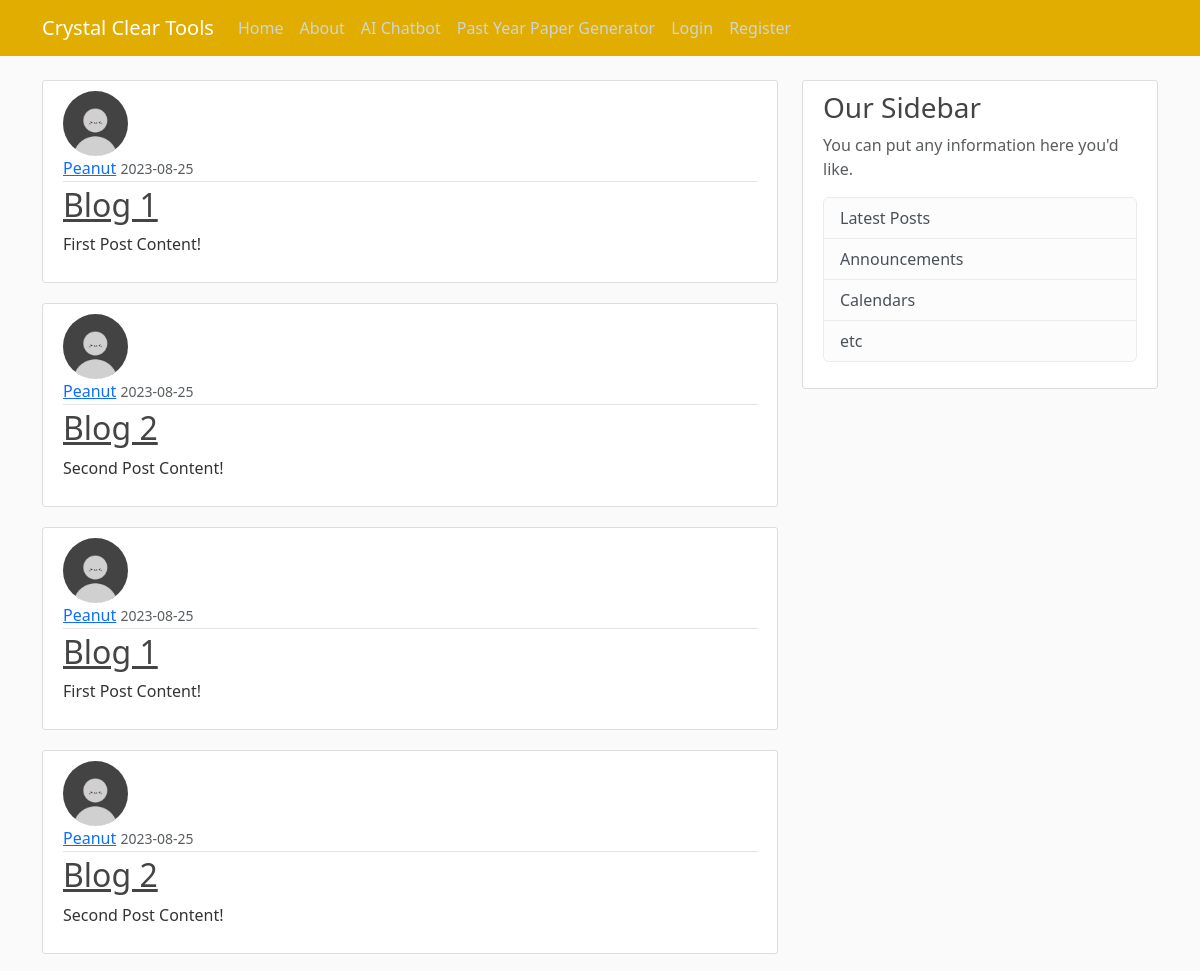
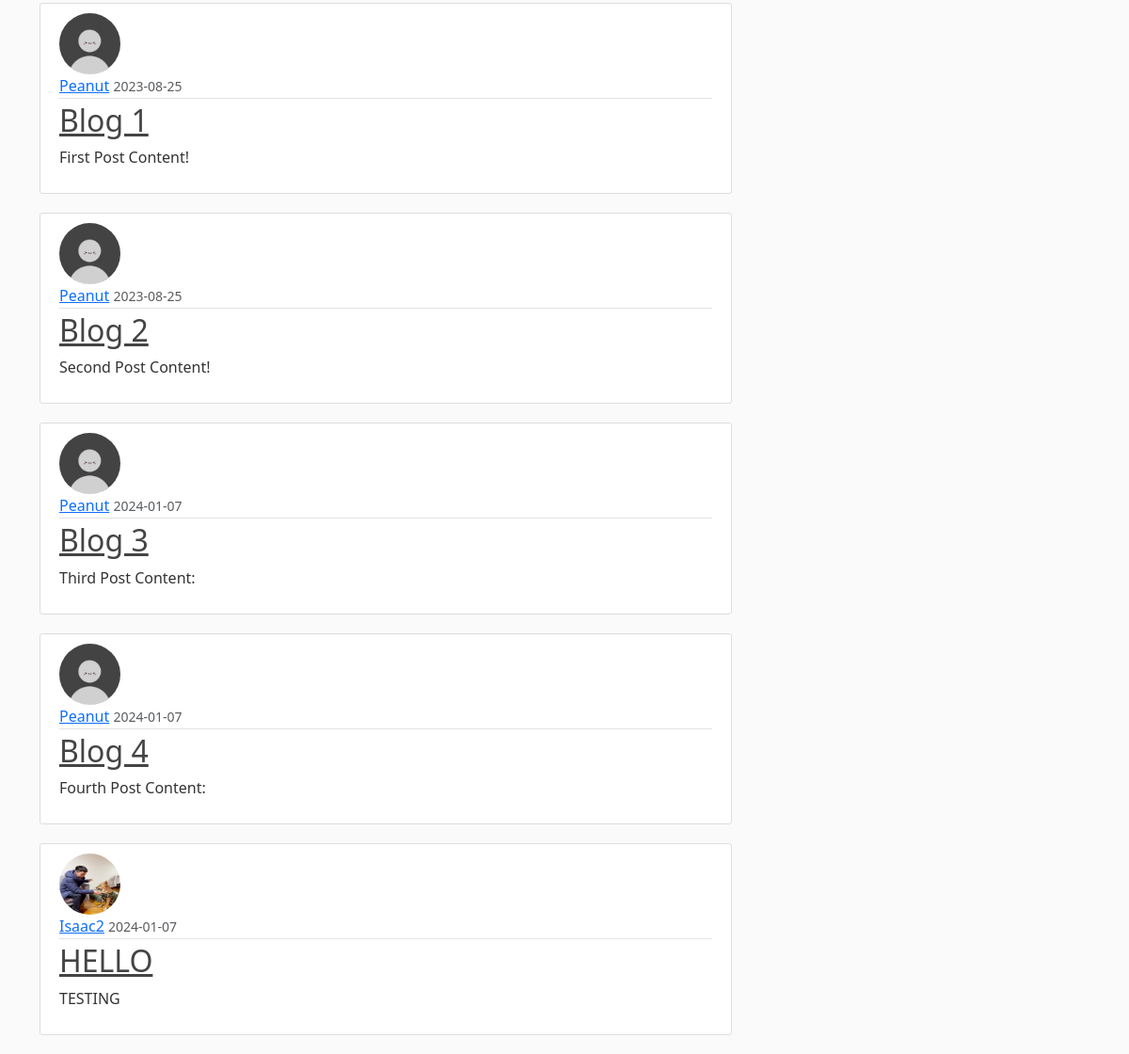
Page /home on the earlier database version (2 pictures, top to bottom).
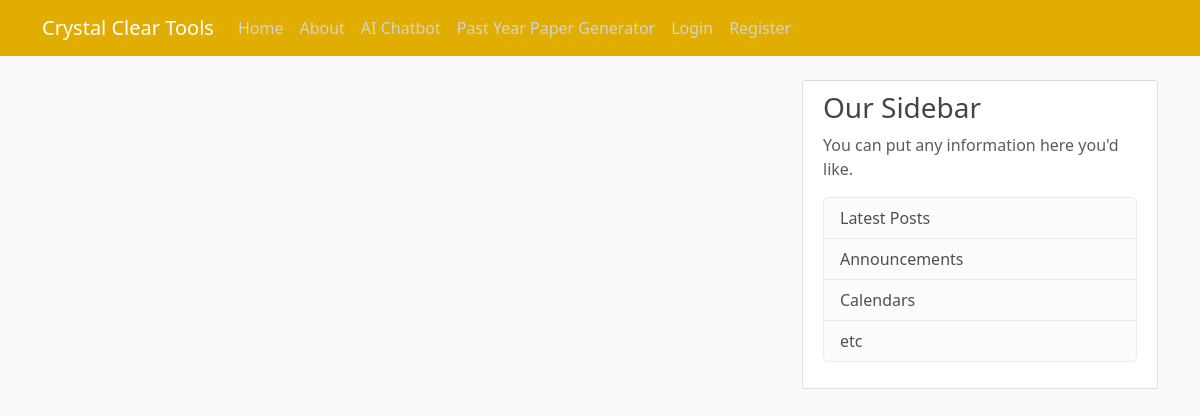
Same page on the later database version.
### flaskblog/models.py (models this page shows, shortened)
class Post(db.Model):
    id = db.Column(db.Integer, primary_key=True)
    title = db.Column(db.String(100), nullable=False)
    date_posted = db.Column(db.DateTime, nullable=False, default=datetime.utcnow)
    content = db.Column(db.Text, nullable=False)
    user_id = db.Column(db.Integer, db.ForeignKey('user.id'), nullable=False)

class User(db.Model, UserMixin):
    id = db.Column(db.Integer, primary_key=True)
    username = db.Column(db.String(20), unique=True, nullable=False)
    email = db.Column(db.String(120), unique=True, nullable=False)
    image_file = db.Column(db.String(20), nullable=False, default='default.jpg')
    password = db.Column(db.String(60), nullable=False)
    posts = db.relationship('Post', backref='author', lazy=True)

### flaskblog/routes.py (the view)
@app.route("/")
@app.route("/home")
def home():
    posts = Post.query.all()
    return render_template('home.html', posts=posts)

### flaskblog/templates/home.html
{% extends "layout.html" %}
{% block content %}
    {% for post in posts %}
        <article class="media content-section">
          <img class="rounded-circle article-img" src="{{ url_for('static', filename='profile_pics/' + post.author.image_file) }}">
          <div class="media-body">
            <div class="article-metadata">
              <a class="mr-2" href="#">{{ post.author.username }}</a>
              <small class="text-muted">{{ post.date_posted.strftime('%Y-%m-%d') }}</small>
            </div>
            <h2><a class="article-title" href="{{ url_for('post', post_id=post.id) }}">{{ post.title }}</a></h2>
            <p class="article-content">{{ post.content }}</p>
          </div>
        </article>
    {% endfor %}
{% endblock content %}

### flaskblog/templates/layout.html (shortened to what this page needs)
<!DOCTYPE html>
<html>
    <head>
        <link href="https://cdn.jsdelivr.net/npm/bootstrap@5.3.1/dist/css/bootstrap.min.css" rel="stylesheet"
>
        <link rel="stylesheet" type="text/css" href="{{ url_for('static', filename='main.css') }}">
    </head>
    <body>
        <header class="site-header">
            <nav class="navbar navbar-expand-md navbar-dark bg-steel fixed-top">
              <div class="container">
                <a class="navbar-brand mr-4" href="/">Crystal Clear Tools</a>
                <div class="collapse navbar-collapse" id="navbarToggle">
                  <div class="navbar-nav mr-auto">
                    <a class="nav-item nav-link" href="{{ url_for('home') }}">Home</a>
                    <a class="nav-item nav-link" href="{{ url_for('about') }}">About</a>
                    <a class="nav-item nav-link" href="{{ url_for('OpenAI') }}">AI Chatbot</a>
                    <a class="nav-item nav-link" href="{{ url_for('PYP') }}">Past Year Paper Generator</a>
                  </div>
                  <div class="navbar-nav">
                    {% if current_user.is_authenticated %}
                      <a class="nav-item nav-link" href="{{ url_for('new_post') }}">New Post</a>
                      <a class="nav-item nav-link" href="{{ url_for('account') }}">Account</a>
                      <a class="nav-item nav-link" href="{{ url_for('logout') }}">Logout</a>
                    {% else %}
                      <a class="nav-item nav-link" href="{{ url_for('login') }}">Login</a>
                      <a class="nav-item nav-link" href="{{ url_for('register') }}">Register</a>
                    {% endif %}
                  </div>
                </div>
              </div>
            </nav>
          </header>
          <main role="main" class="container">
            <div class="row">
              <div class="col-md-8">
                {% block content %}{% endblock %}
              </div>
              <div class="col-md-4">
                <div class="content-section">
                  <h3>Our Sidebar</h3>
                  <p class='text-muted'>You can put any information here you'd like.
                    <ul class="list-group">
                      <li class="list-group-item list-group-item-light">Latest Posts</li>
                      <li class="list-group-item list-group-item-light">Announcements</li>
                      <li class="list-group-item list-group-item-light">Calendars</li>
                      <li class="list-group-item list-group-item-light">etc</li>
                    </ul>
                  </p>
                </div>
              </div>
            </div>
          </main>
    </body>
</html>

### flaskblog/Static/main.css (style rules this page uses)
body { background: #fafafa; color: #333333; margin-top: 5rem; }
h1, h2, h3, h4, h5, h6 { color: #444444; }
.bg-steel { background-color: #e1ad01; }
.site-header .navbar-nav .nav-link { color: #cbd5db; }
.content-section { background: #ffffff; padding: 10px 20px; border: 1px solid #dddddd; border-radius: 3px; margin-bottom: 20px; }

Differences in the rows shown:
removed Post: image_file (placeholder picture), author.username "Peanut", date_posted "2023-08-25", title "Blog 1", content "First Post Content!"
removed Post: image_file (placeholder picture), author.username "Peanut", date_posted "2023-08-25", title "Blog 2", content "Second Post Content!"
removed Post: image_file (placeholder picture), author.username "Peanut", date_posted "2023-08-25", title "Blog 1", content "First Post Content!"
removed Post: image_file (placeholder picture), author.username "Peanut", date_posted "2023-08-25", title "Blog 2", content "Second Post Content!"
removed Post: image_file (placeholder picture), author.username "Peanut", date_posted "2023-08-25", title "Blog 1", content "First Post Content!"
removed Post: image_file (placeholder picture), author.username "Peanut", date_posted "2023-08-25", title "Blog 2", content "Second Post Content!"
removed Post: image_file (placeholder picture), author.username "Peanut", date_posted "2024-01-07", title "Blog 3", content "Third Post Content:"
removed Post: image_file (placeholder picture), author.username "Peanut", date_posted "2024-01-07", title "Blog 4", content "Fourth Post Content:"
removed Post: image_file (picture), author.username "Isaac2", date_posted "2024-01-07", title "HELLO", content "TESTING"
